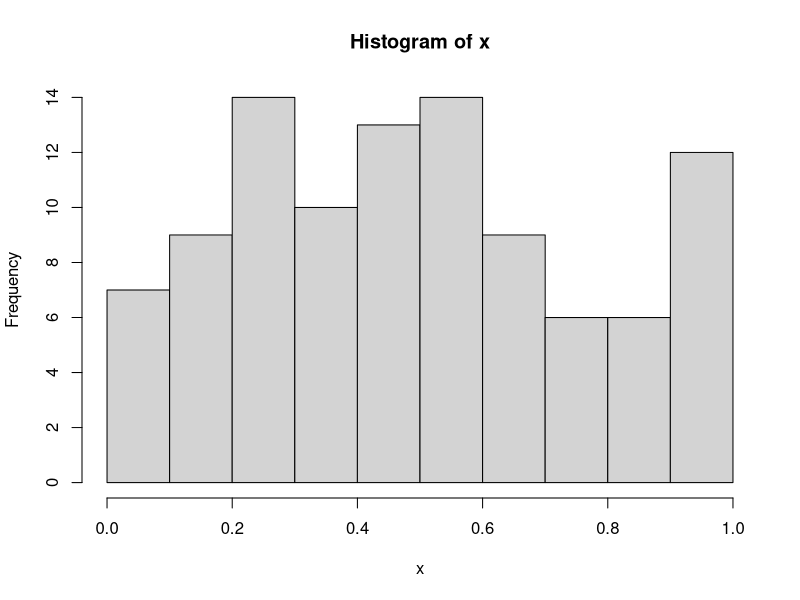

Write R code to recreate this figure. (Note: this script raises an error after producing the figure.)
# In-Class Assignment 25, Apr 26, 2017

# Topic:
# Deployment

######################################################################
# Exercise 2: 
# Method dispatching.
# Consider the following object.
a <- runif(100)
class(a) <- 'abcd'
str(a)
# Create a summary function, that you can call as follows: summary(a). 
# The default behavior of summary() is to print the min, Q1, median, mean, Q3, max
# for numeric vectors. Your summary function should plot a histogram instead.
# (1) First find out which summary functions exist in the environment. 
# (2) Then create yours using method dispatching, 
# and do not overwrite any existing summary functions.
# (3) Test summary(a) to see if it plots a histogram, and test summary(runif(100)) to see if 
# it prints the min, Q1, median, mean, Q3, max
# Answer:

# (1)
apropos('summary\\.')

# (2)

#This is incorrect:
# summary <- function(x){
#   hist(x)
# }

#This is correct:
summary.abcd <- function(x){
  hist(x)
}

# (3)
#This should plot a histogram
summary(a)
#This should print the min, Q1, median, mean, Q3, max:
summary(runif(100))

######################################################################
# Exercise 3: 
# Run the following code:
.test <- function(x) print(x)
rm(list=ls())
.test(1:10)
# As you can see, even after clearing the environment, .test() is still there.
# Adapt rm(list=ls()) to make sure .test() is removed when you call it.
# Answer:

rm(list=ls(all.names=TRUE))
.test(1:10)


######################################################################
# Exercise 4: ellipsis

# Consider the following function call:
  foo(a=1,b=2,c=3,d=4,e=5)
# Define foo() to print a + 2, b + 4, c + 1, d + 7, and e + 9, one after the other, using ellipsis. 
# It should also work if other arguments are added to the call.
# The definition of foo() cannot have any named arguments.
# Answer:

foo <- function(...){
    print(list(...)$a + 2)
    print(list(...)$b + 4)
    print(list(...)$c + 1)
    print(list(...)$d + 7)
    print(list(...)$e + 9)
}

#test
foo(a=1,b=2,c=3,d=4,e=5)

  
